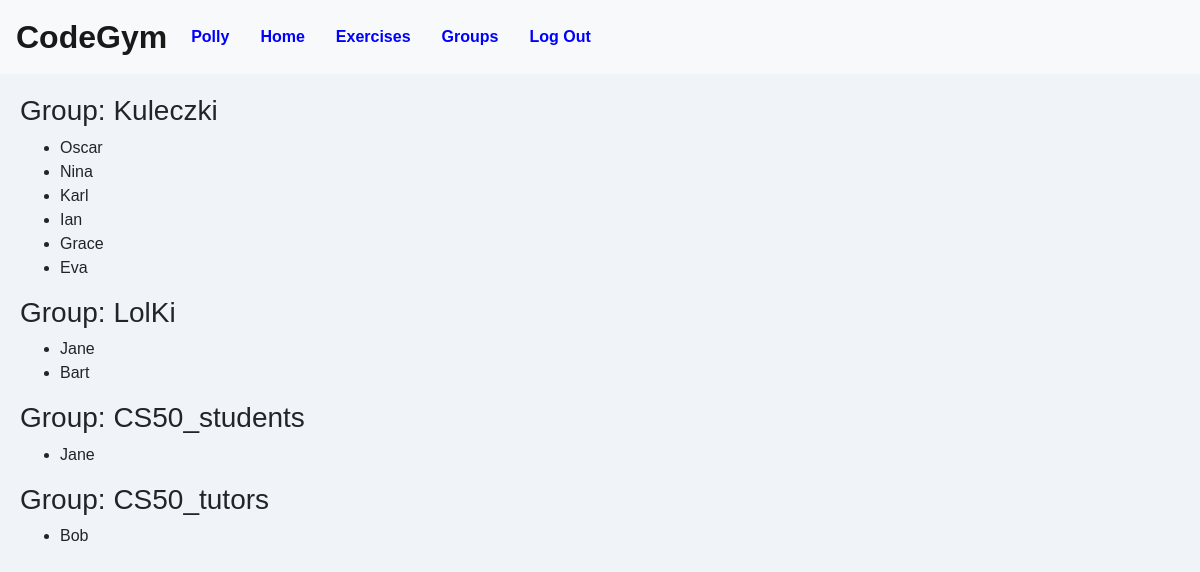
The page /groups (signed in) on the database its author committed.
### CodeGym/models.py (models this page shows)
class User(AbstractUser):
    id = models.AutoField(primary_key=True)
    USER_TYPE_CHOICES = (
        ('HEADMASTER', 'HEADMASTER'),
        ('TUTOR', 'Tutor'),
        ('STUDENT', 'Student'),
    )
    user_type = models.CharField(max_length=10, choices=USER_TYPE_CHOICES, null=False)

class Group(models.Model):
    id = models.AutoField(primary_key=True)
    name = models.CharField(max_length=100)
    tutor = models.ForeignKey(Tutor, on_delete=models.SET_NULL, null=True)
    students = models.ManyToManyField(Student)

class Student(User):
    class Meta:
        permissions = [
            ("can_access_student_dashboard", "Can access student dashboard"),
        ]

### CodeGym/views.py (the view, shortened to what this page needs)
# urls.py: path("groups", views.groups, name="groups")
def groups(request):
    user_type = request.user.user_type
    context = {}
    if request.method == "GET":
        students = Student.objects.all()
        groups = Group.objects.all()
        context = {'students': students, 'groups': groups}
    return render(request, 'CodeGym/groups.html', context)

### CodeGym/templates/CodeGym/groups.html (shortened to what this page needs)
{% extends "CodeGym/layout.html" %}
{% block body %}
<body>
    {% if user.is_authenticated %}
    {% for group in groups %}
    <div>
        <h3>Group: {{ group.name }}</h3>
        <ul>
            {% for student in group.students.all %}
            <li>{{ student }}</li>
            {% endfor %}
        </ul>
    </div>
    {% endfor %}
    {% endif %}
</body>
{% endblock %}

### CodeGym/templates/CodeGym/layout.html (shortened to what this page needs)
{% load static %}
<!DOCTYPE html>
<html lang="en">
    <head>
        <link rel="stylesheet" href="https://stackpath.bootstrapcdn.com/bootstrap/4.4.1/css/bootstrap.min.css">
        <link href="{% static 'CodeGym/styles.css' %}" rel="stylesheet">
    </head>
    <body>
        <nav class="navbar navbar-expand navbar-light bg-light">
            <a class="navbar-brand" href="#">CodeGym</a>
            <div>
              <ul class="navbar-nav mr-auto">
                {% if user.is_authenticated %}
                    <li class="nav-item">
                        <a class="nav-link" href="{% url 'user' %}"><strong>{{ user }}</strong></a>
                    </li>
                {% endif %}
                <li class="nav-item">
                  <a class="nav-link" href="{% url 'index' %}">Home</a>
                </li>
                {% if user.is_authenticated %}
                    <li class="nav-item">
                        <a class="nav-link" href="{% url 'exercises' %}"><strong>Exercises</strong></a>
                    </li>
                    <li class="nav-item">
                        <a class="nav-link" href="{% url 'groups' %}">Groups</a>
                    </li>
                    <li class="nav-item">
                        <a class="nav-link" href="{% url 'logout' %}">Log Out</a>
                    </li>
                {% endif %}
              </ul>
            </div>
          </nav>
        <div class="body">
            {% block body %}
            {% endblock %}
        </div>
    </body>
</html>

### CodeGym/static/CodeGym/styles.css (style rules this page uses)
body { font-family: 'Arial', sans-serif; background-color: #f0f4f8; }
.navbar { background-color: #3498db; }
.navbar-brand { font-size: 32px; color: blue; font-weight: bold; }
.navbar-nav .nav-item { margin-right: 15px; }
.nav-link { color: blue !important; font-weight: bold; }
.navbar-nav .nav-link { color: blue; }
.body { padding: 20px; }

### rows shown on the page
User: username "Polly"
Group: name "Kuleczki"
Student: username "Oscar"
Student: username "Nina"
Student: username "Karl"
Student: username "Ian"
Student: username "Grace"
Student: username "Eva"
Group: name "LolKi"
Student: username "Jane"
Student: username "Bart"
Group: name "CS50_students"
Group: name "CS50_tutors"
Student: username "Bob"
